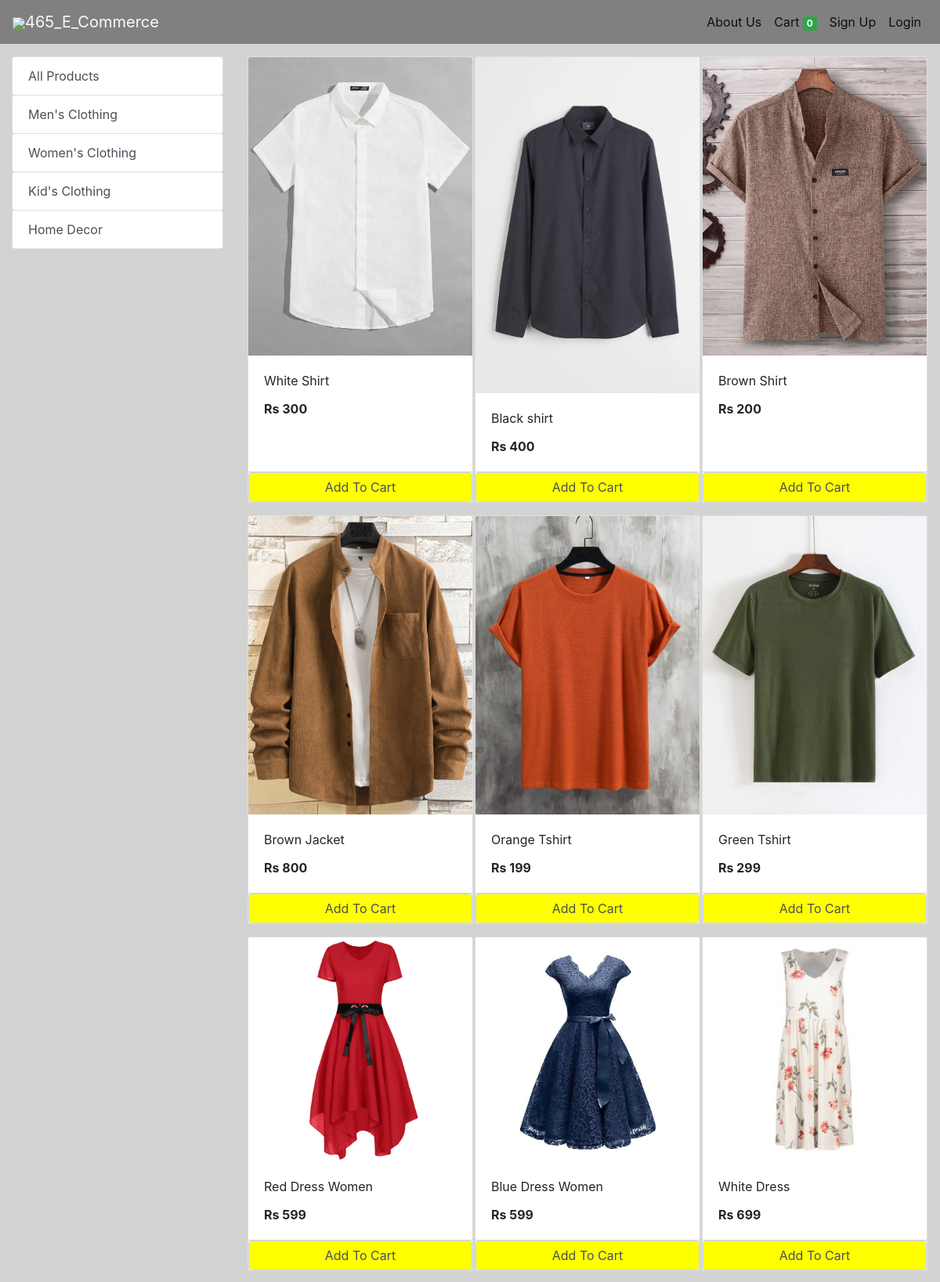
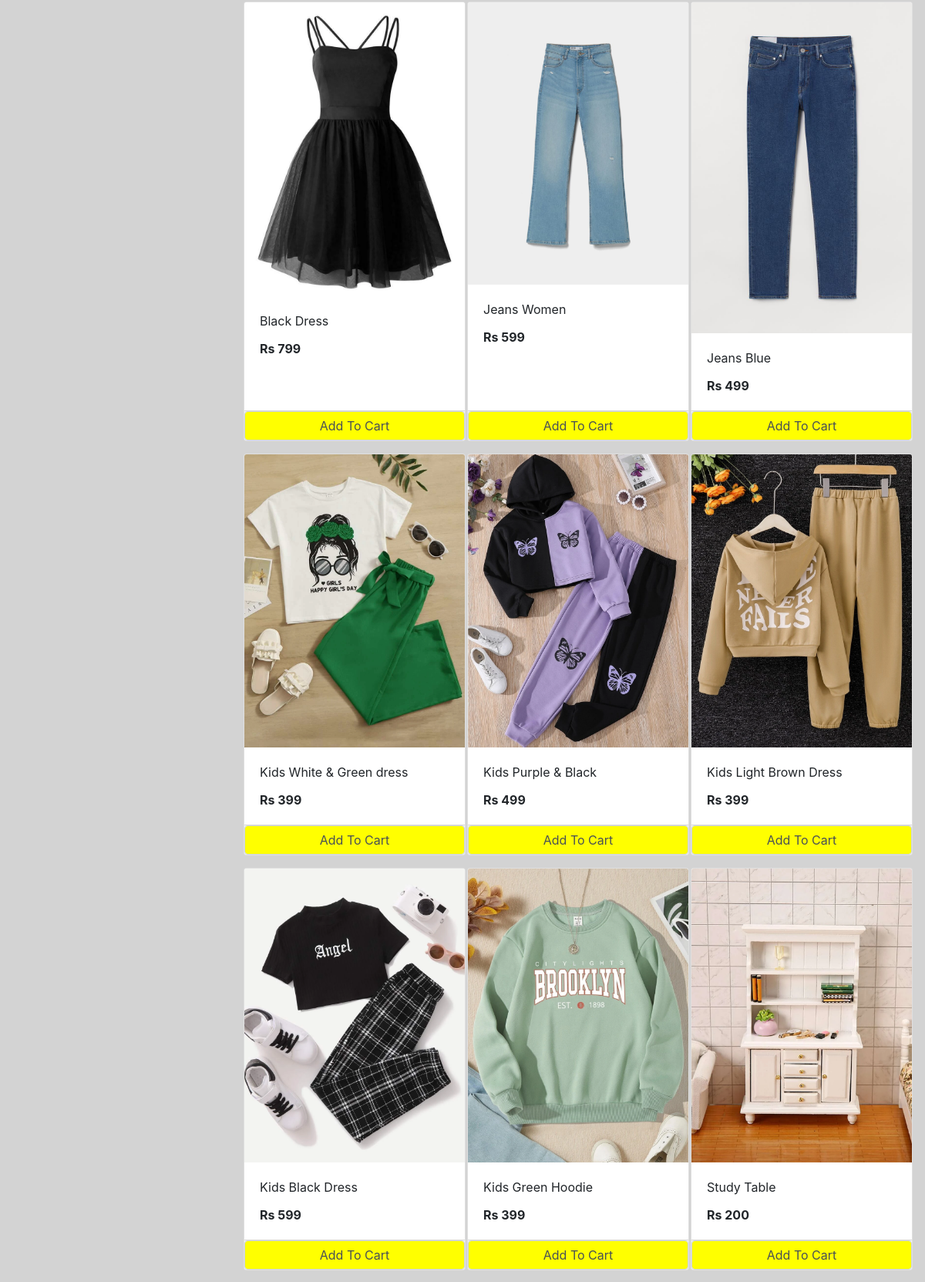
The app's page /store (upper part) with its own data (2 pictures, top to bottom).
### store/models.py (models this page shows, shortened)
class Category(models.Model):
    name= models.CharField(max_length=50)
    @staticmethod
    def get_all_categories():
        return Category.objects.all()

class Products(models.Model):
    name = models.CharField(max_length=60)
    price= models.IntegerField(default=0)
    category= models.ForeignKey(Category,on_delete=models.CASCADE,default=1 )
    description= models.CharField(max_length=250, default='', blank=True, null= True)
    image= models.ImageField(upload_to='uploads/products/')
    @staticmethod
    def get_all_products():
        return Products.objects.all()

### store/views.py (the view)
# urls.py: path('' , include('store.urls')),
def store(request):
    cart = request.session.get('cart')
    if not cart:
        request.session['cart'] = {}
    products = None
    categories = Category.get_all_categories()
    categoryID = request.GET.get('category')
    if categoryID:
        products = Products.get_all_products_by_categoryid(categoryID)
    else:
        products = Products.get_all_products()
    data = {}
    data['products'] = products
    data['categories'] = categories
    return render(request, 'index.html', data)

### store/templatetags/cart.py (called while the page is built)
@register.filter (name='is_in_cart')
def is_in_cart(product, cart):
    keys = cart.keys ()
    for id in keys:
        if int (id) == product.id:
            return True
    return False

### store/templatetags/custom_filter.py (called while the page is built)
@register.filter(name='currency')
def currency(number):
    return "Rs "+str(number)

### templates/index.html (shortened to what this page needs)
{% extends 'navbar.html' %}
{% block content %}
{% load cart %}
{% load custom_filter %}
<div class="container-fluid mt-3">
	<div class="row">
		<div class="col-lg-3 mx-auto">
			<div class="list-group">
				<a href="/" class="list-group-item list-group-item-action btn btn-warning">All Products</a>
				{% for category in categories %}
				<a href="/?category={{category.id}}"
					class="list-group-item list-group-item-action btn btn-warning ">{{category.name}}</a>
				{% endfor %}
			</div>
		</div>
		<div id='products' class="col-lg-9 mx-auto">
			<div class="row mx-auto">
				{% for product in products %}
				<div class="card mx-auto mb-3" id={{product.id}} style="width: 18rem;">
					<img class="card-img-top" src="{{product.image.url}}" alt="Card image cap">
					<div class="card-body">
						<p class="card-title">{{product.name}}</p>
						<p class="card-text"><b>{{product.price|currency}}</b></p>
					</div>
					<div class="card-footer p-0 no-gutters">
						{% if product|is_in_cart:request.session.cart %}
						<div class="row no-gutters">
							<form action="/#{{product.id}}" class="col-2 " method="post">
								{% csrf_token %}
								<input hidden type="text" name='product' value='{{product.id}}'>
								<input hidden type="text" name='remove' value='True'>
								<input type="submit" value=" - " style=" background-color:red" class=" border-right">
							</form>
							<div class="text-center col btn btn-default-color ">{{product|cart_quantity:request.session.cart}} in-Cart</div>
							<form action="/#{{product.id}}" class="col-2 " method="post">
								{% csrf_token %}
								<input hidden type="text" name='product' value='{{product.id}}'>
								<input type="submit" value=" + "  style=" background-color:green" class="btn  border-left">
							</form>
						</div>
						{% else %}
						<form action="/#{{product.id}}" method="POST" class="btn-block">
							<input type="submit"  style=" background-color:yellow" class="float-right secondary-color-dark z-depth-2 form-control"
								value="Add To Cart">
						</form>
						{% endif %}
					</div>
				</div>
				{% endfor %}
			</div>
		</div>
	</div>
</div>
{% endblock %}

### records on screen
Category: name "Men's Clothing"
Category: name "Women's Clothing"
Category: name "Kid's Clothing"
Category: name "Home Decor"
Products: {{ product.id }} 1 (drawn), image (picture), name "White Shirt", price "Rs 300"
Products: image (picture), name "Black shirt", price "Rs 400"
Products: image (picture), name "Brown Shirt", price "Rs 200"
Products: image (picture), name "Brown Jacket", price "Rs 800"
Products: image (picture), name "Orange Tshirt", price "Rs 199"
Products: image (picture), name "Green Tshirt", price "Rs 299"
Products: image (picture), name "Red Dress Women", price "Rs 599"
Products: image (picture), name "Blue Dress Women", price "Rs 599"
Products: image (picture), name "White Dress", price "Rs 699"
Products: image (picture), name "Black Dress", price "Rs 799"
Products: image (picture), name "Jeans Women", price "Rs 599"
Products: image (picture), name "Jeans Blue", price "Rs 499"
Products: image (picture), name "Kids White & Green dress", price "Rs 399"
Products: image (picture), name "Kids Purple & Black", price "Rs 499"
Products: image (picture), name "Kids Light Brown Dress", price "Rs 399"
Products: image (picture), name "Kids Black Dress", price "Rs 599"
Products: {{ product.id }} 18 (drawn), image (picture), name "Kids Green Hoodie", price "Rs 399"
Products: image (picture), name "Study Table", price "Rs 200"

### other values on screen
{{ request.session.cart.keys|length }} "0"
